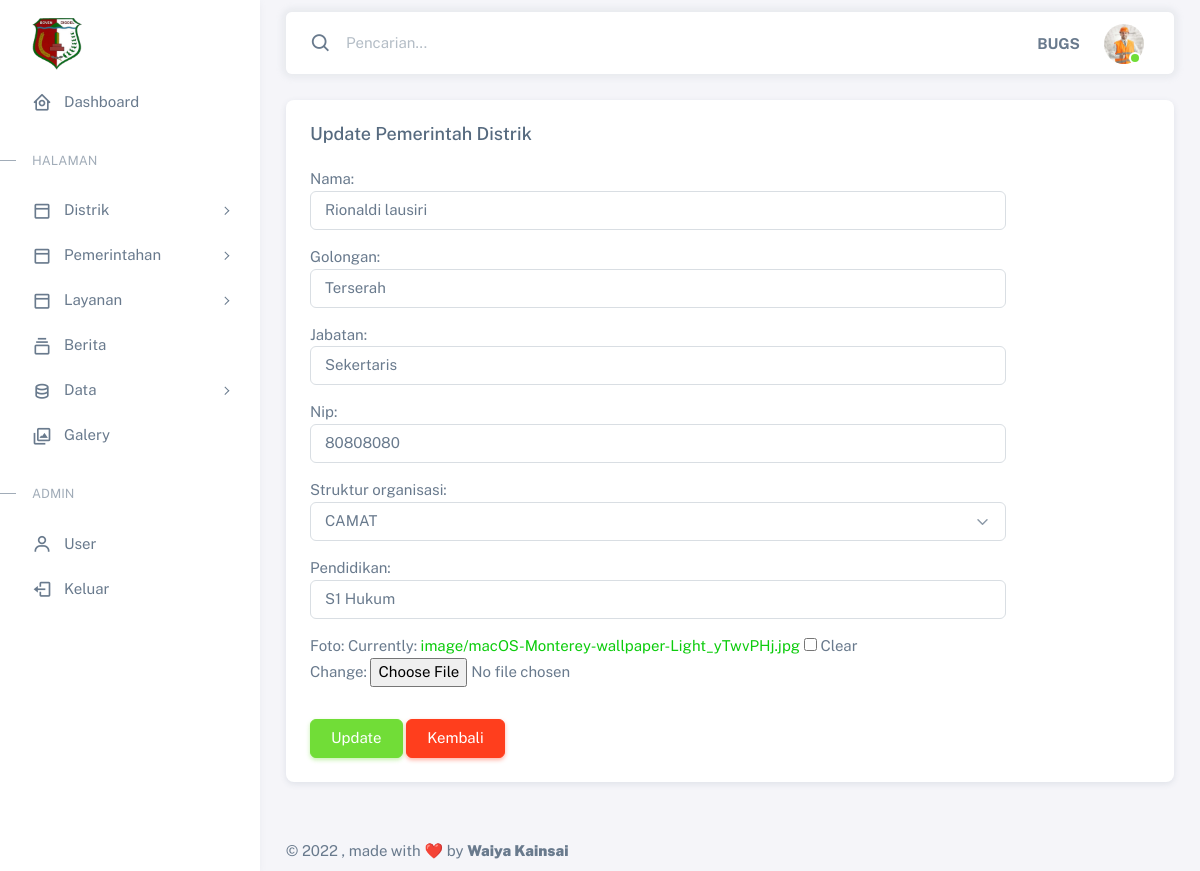
The app's page /panel/updatepemerintah/4 (signed in) with its own data.
### pemerintah/models.py (models this page shows, shortened)
class Pemerintah(models.Model):
    opsi = (
        ('camat', 'CAMAT'),
        ('sekretaris', 'SEKRETARIS'),
        ('subag', 'SUBAG'),
    )
    nama = models.CharField(max_length=100)
    golongan = models.CharField(max_length=100)
    jabatan = models.CharField(max_length=100)
    struktur_organisasi = models.CharField(max_length=30, choices=opsi, null=True)
    nip = models.CharField(max_length=20,null=True)
    pendidikan = models.CharField(max_length=50,null=True)
    foto = models.ImageField(blank=True, null=True, upload_to="image/")

### panel/views.py (the view)
# urls.py: path('updatepemerintah/<str:pk>',views.update_pemerintah, name='updatepemerintah'),
@login_required(login_url='panel:login')
def update_pemerintah(request, pk):
    pemerintah_update = Pemerintah.objects.get(id=pk)
    form = PemerintahForm( request.POST or None, request.FILES or None, instance=pemerintah_update)
    link_kembali = '/panel/pemerintahdistrik/'
    tombol = "Update"
    if form.is_valid():
        form.save()
        return redirect(link_kembali)
    context ={
        'title':'Panel | Update Data Pemerintah',
        'keterangan': 'Update Pemerintah Distrik',
        'form': form,
        'link_kembali': link_kembali,
        'tombol': tombol,
    }
    return render(request, 'panel/add_pemerintah.html', context)

### panel/forms.py
class PemerintahForm(ModelForm):
    class Meta:
        model = Pemerintah
        fields = ('nama', 'golongan', 'jabatan', 'nip','struktur_organisasi',  'pendidikan','foto')
        widgets = {
            'nama': forms.TextInput(attrs={'class': 'form-control', 'id': 'basic-default-name', 'placeholder': 'Masukan Nama..'}),
            'golongan': forms.TextInput(attrs={'class': 'form-control', 'placeholder': 'Masukan Golongan', 'aria-label': 'Isikan Geografis Distrik disini..', 'aria-describedby': 'basic-icon-default-message2'}),
            'jabatan': forms.TextInput(attrs={'class': 'form-control', 'placeholder': 'Masukan Jabatan', 'aria-label': 'Isikan Geografis Distrik disini..', 'aria-describedby': 'basic-icon-default-message2'}),
            'struktur_organisasi': forms.Select(attrs={'class': 'form-select', 'id': 'defaultSelect'}),
            'nip': forms.TextInput(attrs={'class': 'form-control', 'placeholder': 'Masukan Nip','aria-describedby': 'basic-icon-default-message2'}),
            'pendidikan': forms.TextInput(attrs={'class': 'form-control', 'placeholder': 'Masukan Jenjang pendidikan','aria-describedby': 'basic-icon-default-message2'}),
        }

### templates/panel/add_pemerintah.html (shortened to what this page needs)
{% extends '../adminbase.html' %}
{% block content %}
<div class="row">
    <div class="col-xxl">
        <div class="card mb-4">
          <div class="card-header d-flex align-items-center justify-content-between">
            <h5 class="mb-0">{{ keterangan }}</h5>
          </div>
          <div class="card-body">
            <form action="" method="POST" enctype="multipart/form-data">
              <div class="row mb-3">
                <div class="col-sm-10">
                  {{ form.as_p}}
                </div>
              </div>
              <div class="row justify-content-start">
                <div class="col-sm-10">
                  <input class="btn btn-success" type="submit" value="{{ tombol }}">
                  <a href= "{% url 'panel:pemerintah' %}"  class="btn btn-danger">Kembali</a>
                </div>
              </div>
            </form>
          </div>
        </div>
      </div>
</div>
{% endblock %}

### templates/adminbase.html (shortened to what this page needs)
{% load static %}
<!DOCTYPE html>
<html
  lang="en"
  class="light-style layout-menu-fixed"
  dir="ltr"
  data-theme="theme-default"
  data-assets-path="../assets/"
  data-template="vertical-menu-template-free"
>
  <head>
    <link rel="stylesheet" href=" {% static 'vendor/fonts/boxicons.css' %}" />
    <link rel="stylesheet" href="{% static 'vendor/css/core.css' %}" class="template-customizer-core-css" />
    <link rel="stylesheet" href="{% static 'vendor/css/theme-default.css' %}" class="template-customizer-theme-css" />
    <link rel="stylesheet" href="{% static 'vendor/css/organisasi.css' %}" class="template-customizer-theme-css" />
    <link rel="stylesheet" href="{% static 'css/demo.css' %}" />
    <link rel="stylesheet" href="{% static 'vendor/libs/perfect-scrollbar/perfect-scrollbar.css' %}" />
    <link rel="stylesheet" href="{% static 'vendor/libs/apex-charts/apex-charts.css' %}" />
  </head>
  <body onload="startTime()">
    <div class="layout-wrapper layout-content-navbar">
      <div class="layout-container">
        {% include 'panel/admin_menu.html' %}
        <div class="layout-page">
          <nav
            class="layout-navbar container-xxl navbar navbar-expand-xl navbar-detached align-items-center bg-navbar-theme"
            id="layout-navbar"
          >
            <div class="navbar-nav-right d-flex align-items-center" id="navbar-collapse">
              <div class="navbar-nav align-items-center">
                <div class="nav-item d-flex align-items-center">
                  <i class="bx bx-search fs-4 lh-0"></i>
                  <input
                    type="text"
                    class="form-control border-0 shadow-none"
                    placeholder="Pencarian..."
                    aria-label="Search..."
                  />
                </div>
              </div>
              <ul class="navbar-nav flex-row align-items-center ms-auto">
                <li class="nav-item lh-1 me-3">
                  <strong >{{request.user|upper}}</strong>
                </li>
                <li class="nav-item navbar-dropdown dropdown-user dropdown">
                  <a class="nav-link dropdown-toggle hide-arrow" href="javascript:void(0);" data-bs-toggle="dropdown">
                    <div class="avatar avatar-online">
                      <img src="{% static 'img/about.jpg' %}" alt class="w-px-40 h-auto rounded-circle" />
                    </div>
                  </a>
                </li>
              </ul>
            </div>
          </nav>
          <div class="content-wrapper">
            <div class="container-xxl flex-grow-1 container-p-y">
            {% block content %}
            {% endblock content %}
            </div>
            <footer class="content-footer footer bg-footer-theme">
              <div class="container-xxl d-flex flex-wrap justify-content-between py-2 flex-md-row flex-column">
                <div class="mb-2 mb-md-0">
                  ©
                  , made with ❤️ by
                  <a href="#" target="_blank" class="footer-link fw-bolder">Waiya Kainsai</a>
                </div>
              </div>
            </footer>
          </div>
        </div>
      </div>
    </div>
  </body>
</html>

### records on screen
Pemerintah: nama "Rionaldi lausiri", golongan "Terserah", jabatan "Sekertaris", nip "80808080", struktur_organisasi "CAMAT", pendidikan "S1 Hukum"

### other values on screen
{{ request.user|upper }} "BUGS"
{{ keterangan }} "Update Pemerintah Distrik"
